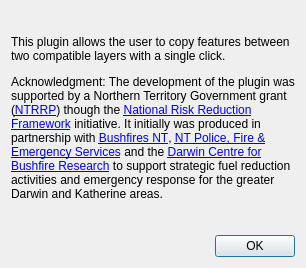
<?xml version="1.0" encoding="UTF-8"?>
<ui version="4.0">
  <class>NafiCpAboutDialogBase</class>
  <widget class="QDialog" name="NtrrpAboutDialogBase">
    <property name="geometry">
      <rect>
        <x>0</x>
        <y>0</y>
        <width>1414</width>
        <height>830</height>
      </rect>
    </property>
    <property name="sizePolicy">
      <sizepolicy hsizetype="Preferred" vsizetype="Preferred">
        <horstretch>0</horstretch>
        <verstretch>0</verstretch>
      </sizepolicy>
    </property>
    <property name="windowTitle">
      <string>About NAFI Copy &amp; Paste</string>
    </property>
    <property name="windowIcon">
      <iconset>
        <normaloff>:/plugins/naficp/images/icon.png</normaloff>:/plugins/naficp/images/icon.png</iconset>
    </property>
    <layout class="QVBoxLayout" name="outerVerticalLayout">
      <property name="sizeConstraint">
        <enum>QLayout::SetFixedSize</enum>
      </property>
      <item>
        <layout class="QVBoxLayout" name="verticalLayout">
          <property name="spacing">
            <number>10</number>
          </property>
          <item>
            <widget class="QLabel" name="iconLabel">
              <property name="text">
                <string>&lt;html&gt;&lt;head/&gt;&lt;body&gt;&lt;p&gt;&lt;img src=&quot;:/plugins/naficp/images/icon.png&quot;/&gt;&lt;/p&gt;&lt;/body&gt;&lt;/html&gt;</string>
              </property>
              <property name="scaledContents">
                <bool>true</bool>
              </property>
              <property name="alignment">
                <set>Qt::AlignCenter</set>
              </property>
              <property name="margin">
                <number>0</number>
              </property>
            </widget>
          </item>
          <item>
            <widget class="QLabel" name="aboutLabel">
              <property name="sizePolicy">
                <sizepolicy hsizetype="Expanding" vsizetype="Expanding">
                  <horstretch>0</horstretch>
                  <verstretch>0</verstretch>
                </sizepolicy>
              </property>
              <property name="text">
                <string>&lt;html&gt;&lt;head/&gt;&lt;body&gt;&lt;p&gt;This plugin allows the user to copy features between two compatible layers with a single click.&lt;/p&gt;&lt;p&gt;Acknowledgment&lt;/span&gt;: The development of the plugin was supported by a Northern Territory Government grant (&lt;a href=&quot;https://cmc.nt.gov.au/supporting-government/northern-territory-risk-reduction-program&quot;&gt;&lt;span style=&quot; text-decoration: underline; color:#0000ff;&quot;&gt;NTRRP&lt;/span&gt;&lt;/a&gt;) though the &lt;a href=&quot;https://www.homeaffairs.gov.au/about-us/our-portfolios/emergency-management/resources&quot;&gt;&lt;span style=&quot; text-decoration: underline; color:#0000ff;&quot;&gt;National Risk Reduction Framework&lt;/span&gt;&lt;/a&gt; initiative. It initially was produced in partnership with &lt;a href=&quot;https://depws.nt.gov.au/bushfire-information-and-management/about-bushfires-nt/bushfires-nt&quot;&gt;&lt;span style=&quot; text-decoration: underline; color:#0000ff;&quot;&gt;Bushfires NT&lt;/span&gt;&lt;/a&gt;, &lt;a href=&quot;https://www.pfes.nt.gov.au&quot;&gt;&lt;span style=&quot; text-decoration: underline; color:#0000ff;&quot;&gt;NT Police, Fire &amp;amp; Emergency Services&lt;/span&gt;&lt;/a&gt; and the &lt;a href=&quot;https://bushfireresearch.org.au/&quot;&gt;&lt;span style=&quot; text-decoration: underline; color:#0000ff;&quot;&gt;Darwin Centre for Bushfire Research&lt;/span&gt;&lt;/a&gt; to support strategic fuel reduction activities and emergency response for the greater Darwin and Katherine areas.&lt;/p&gt;&lt;/body&gt;&lt;/html&gt;</string>
              </property>
              <property name="textFormat">
                <enum>Qt::RichText</enum>
              </property>
              <property name="alignment">
                <set>Qt::AlignLeading|Qt::AlignLeft|Qt::AlignTop</set>
              </property>
              <property name="wordWrap">
                <bool>true</bool>
              </property>
              <property name="openExternalLinks">
                <bool>true</bool>
              </property>
            </widget>
          </item>
          <item>
            <widget class="QLabel" name="firescarLabel">
              <property name="sizePolicy">
                <sizepolicy hsizetype="Preferred" vsizetype="Minimum">
                  <horstretch>0</horstretch>
                  <verstretch>0</verstretch>
                </sizepolicy>
              </property>
              <property name="maximumSize">
                <size>
                  <width>16777215</width>
                  <height>400</height>
                </size>
              </property>
              <property name="text">
                <string>&lt;html&gt;&lt;head/&gt;&lt;body&gt;&lt;p&gt;&lt;img src=&quot;:/plugins/ntrrp/images/firescar.jpg&quot;/&gt;&lt;/p&gt;&lt;/body&gt;&lt;/html&gt;</string>
              </property>
              <property name="scaledContents">
                <bool>true</bool>
              </property>
              <property name="alignment">
                <set>Qt::AlignCenter</set>
              </property>
              <property name="margin">
                <number>0</number>
              </property>
            </widget>
          </item>
          <item>
            <widget class="QDialogButtonBox" name="buttonBox">
              <property name="orientation">
                <enum>Qt::Horizontal</enum>
              </property>
              <property name="standardButtons">
                <set>QDialogButtonBox::Ok</set>
              </property>
            </widget>
          </item>
        </layout>
      </item>
    </layout>
  </widget>
  <resources/>
  <connections>
    <connection>
      <sender>buttonBox</sender>
      <signal>accepted()</signal>
      <receiver>NtrrpAboutDialogBase</receiver>
      <slot>accept()</slot>
      <hints>
        <hint type="sourcelabel">
          <x>20</x>
          <y>20</y>
        </hint>
        <hint type="destinationlabel">
          <x>20</x>
          <y>20</y>
        </hint>
      </hints>
    </connection>
  </connections>
</ui>
